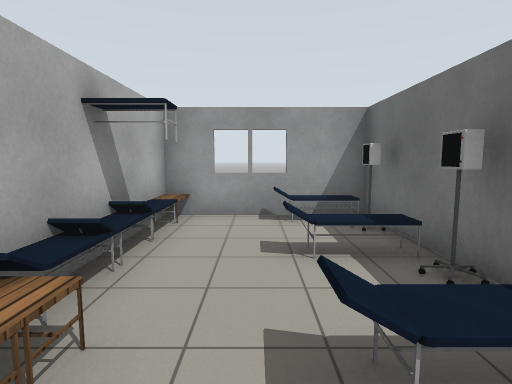
[1] (above)

19 first-person views from a walk through a Gazebo world. The camera is 1.3 m above the floor, tilts 6° down and sees 80° across. The floor is counted in squares, 1 m on a side. Each view is taken from the middle of a square. On the plan, view 1 faces up. The plan holds only what a view shows up to about 14 squares ahead; the rest is blank. Surface patterns are stand-ins for the level's own textures.

[2]
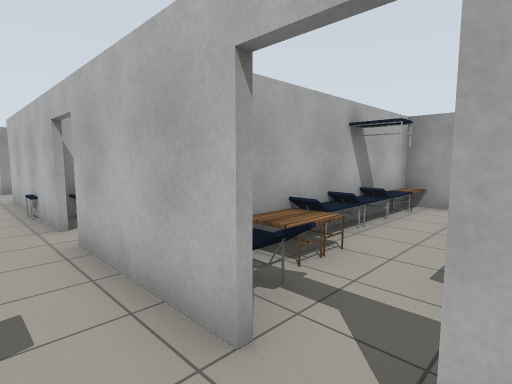

[3]
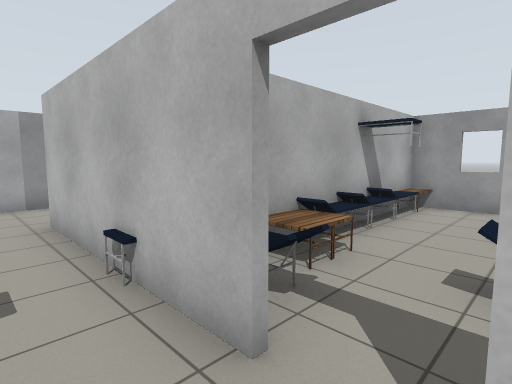

[4]
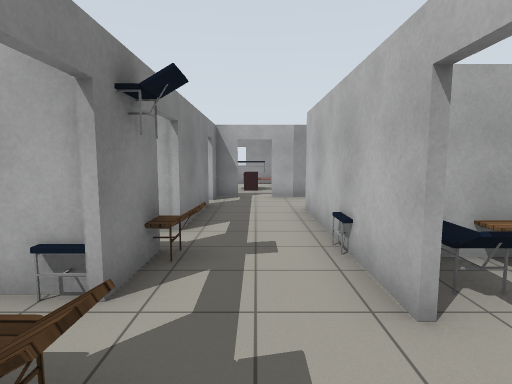

[5]
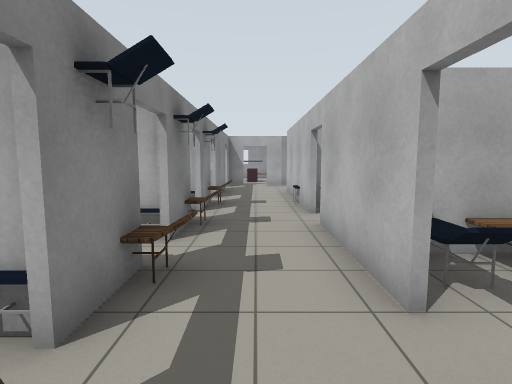

[6]
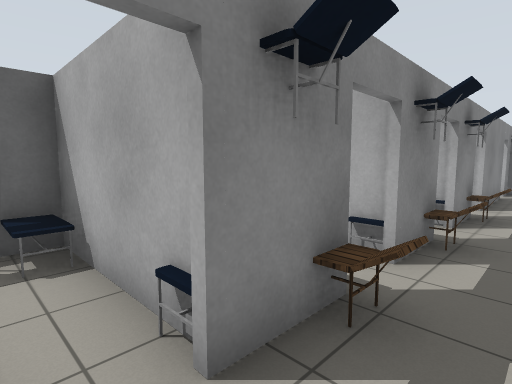

[7]
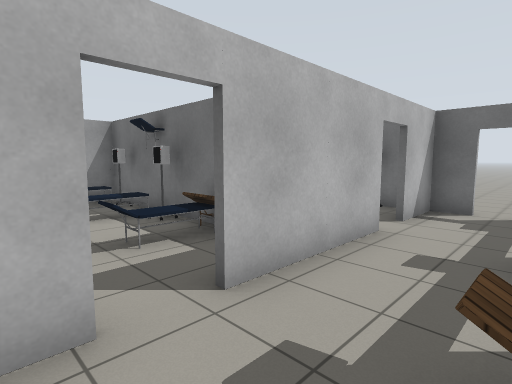

[8]
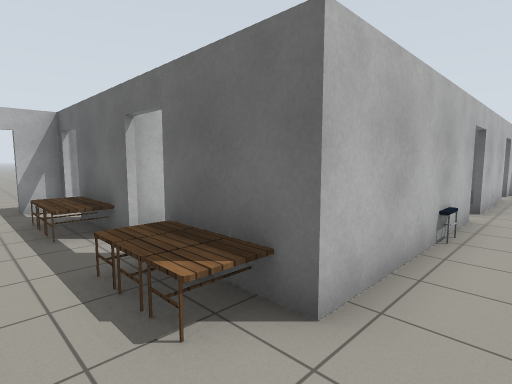

[9]
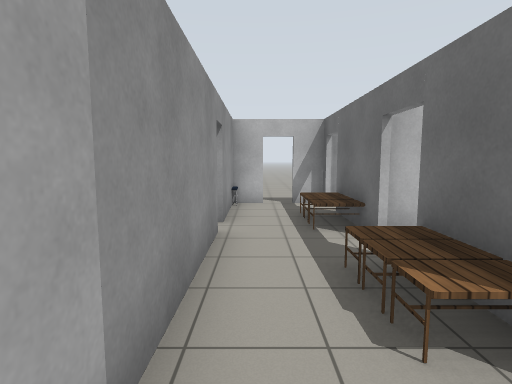

[10]
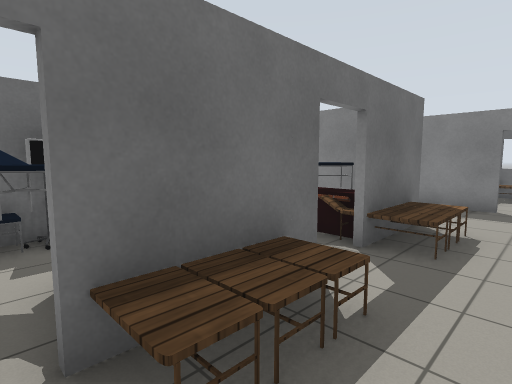

[11]
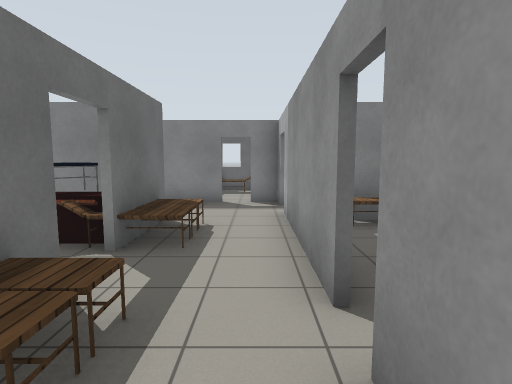

[12]
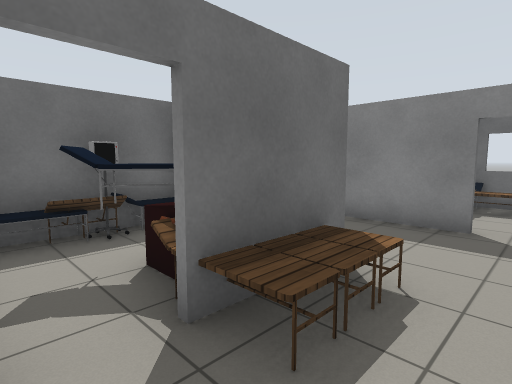

[13]
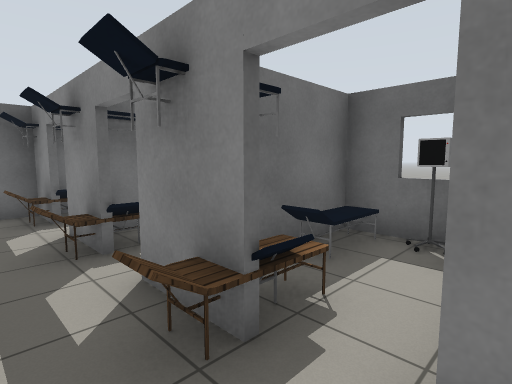

[14]
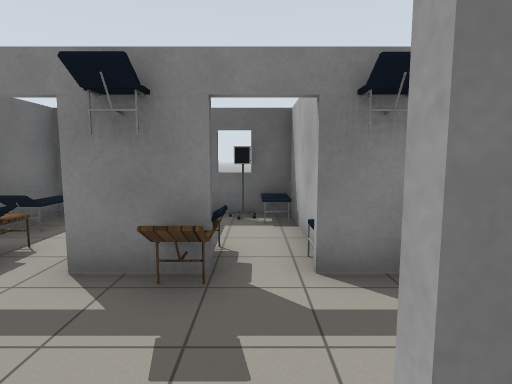

[15]
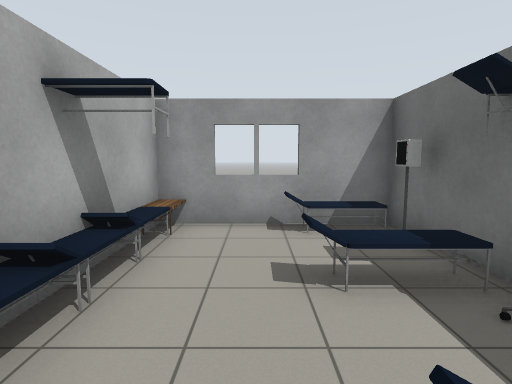

[16]
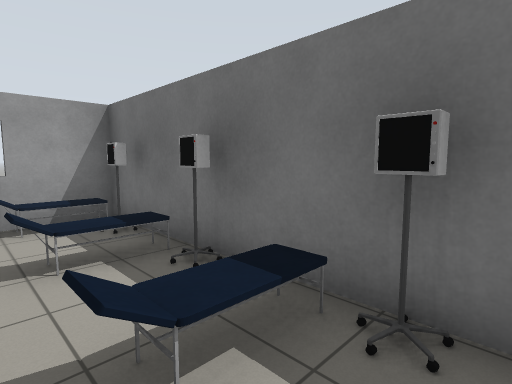

[17]
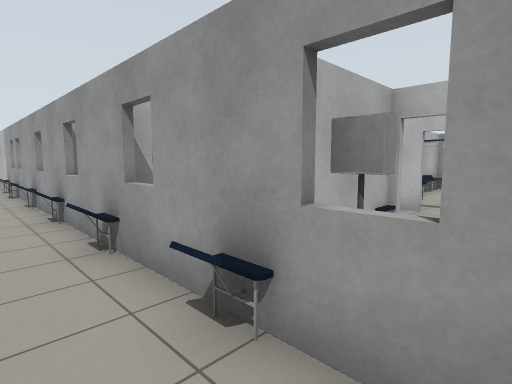

[18]
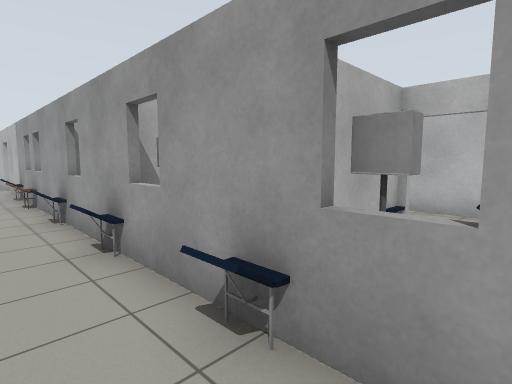

[19]
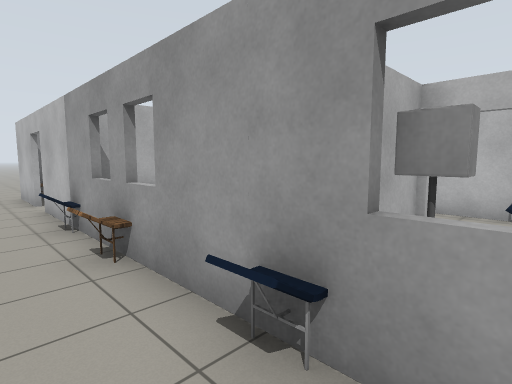

### Floor plan
Points are (right, up) in squares from view 1. A wall is a line through its corners. A room is listed if a view was taken in it or the views show most of it. See-through windows are left out.
Room 1 (views 1, 10, 11, 12, 14, 15, 16)
walls: (-2.3, 2.4) (-2.3, 3.5); (-2.1, 3.5) (-2.1, 2.4); (-2.3, 5.4) (-2.3, 6.5); (-5.3, -0.7) (-5.9, -0.7); (-2.1, 6.5) (-2.1, 5.4); (-4.5, 7.2) (-6.5, 7.2); (-2.5, 7.2) (-3.5, 7.2); (-0.4, -0.7) (-1.6, -0.7); (0.4, 7.2) (-1.5, 7.2); (2.6, 3.4) (2.6, 7.2) (1.4, 7.2); (-11, 2.9) (-11, 3.6); (2.6, 0.1) (2.6, 1.5); (-10.5, 7.2) (-12, 7.2); (-13.7, 3.5) (-13.7, 2.5); (-12.8, 7.2) (-13.5, 7.2); (-13.7, 5.4) (-13.7, 4.3)
ways out: open door at (-4.5, -1) to room 3; opening at (-1, -1) to room 4; open door at (0, -1) to room 4; opening at (-6.5, -1) to room 5; opening at (-12.5, 3) to room 6; open door at (-11, 3) to room 6; opening at (3, 2.5); open door at (-14, 4); open door at (-12.5, 7); open door at (-11, 6)
objects: chair (-12, 4) to (-11, 4); chair (-12, 5) to (-11, 5); TV (-9, 5) to (-9, 6); other object (-8, -1) to (-7, 0); monitor (-8, 1); chair (-8, 2) to (-6, 2); sofa (-8, 3) to (-7, 3); monitor (-8, 5); sofa (-8, 6) to (-7, 6); chair (-7, 1) to (-6, 1); TV (-7, 4) to (-6, 4); other object (-7, 5); table (-6, 0); bed (-4, 2); bed (-4, 4) to (-3, 4); chair (-3, 2) to (-1, 2); monitor (-3, 3); monitor (-3, 6); table (-2, 0) to (-1, 0); chair (-2, 1) to (-1, 1); TV (-2, 4) to (-1, 4); other object (-2, 5); bed (1, 2) to (2, 2); bed (1, 4) to (2, 4); monitor (2, 1); monitor (2, 3); monitor (2, 6)
Room 2 (views 2, 5, 6, 17, 18, 19)
walls: (-0.4, -7.4) (-1.5, -7.4); (2, -7.4) (1.5, -7.4); (-3.4, -7.4) (-7.4, -7.4); (-0.1, -3.4) (-0.1, -6.5); (2.6, -0.7) (0.6, -0.7)
ways out: opening at (0, -2) to room 4; open door at (0, -3.5) to room 4; opening at (-6.5, -8.5); opening at (4, -2); open door at (3, -2)
objects: table (-5, -8); table (-3, -8) to (-2, -6); monitor (-2, -7); table (0, -8) to (1, -6); monitor (1, -7); chair (1, -4) to (2, -3); TV (2, -4); other object (3, -4)
Room 3 (view 3)
walls: (-4.5, -3.4) (-3, -3.4); (-3.1, -6.5) (-3.1, -4.9); (-5.8, -4.4) (-5.8, -7.2) (-3.5, -7.2)
ways out: open door at (-4.5, -1) to room 1; opening at (-2.5, -2) to room 4; open door at (-2.7, -3.3) to room 4; opening at (-5, -2) to room 5; open door at (-5, -3.5) to room 5
objects: monitor (-5, -7); bed (-4, -6) to (-4, -5); TV (-4, -4); chair (-4, -3)
Room 4 (view 4)
walls: (-1.8, -3.4) (0.1, -3.4); (-3, -3.4) (-3, -6.6); (-0.3, -6.5) (-0.3, -4); (-1.6, -0.7) (-4.3, -0.7)
ways out: opening at (-1, -1) to room 1; open door at (0, -1) to room 1; opening at (0, -2) to room 2; open door at (0, -3.5) to room 2; opening at (-2.5, -2) to room 3; open door at (-2.7, -3.3) to room 3
objects: chair (-2, -4) to (-1, -3); bed (-1, -6) to (-1, -5); TV (-1, -4)
Room 5 (views 7, 13)
walls: (-8.7, -3.4) (-8.7, -5); (-7.4, -0.7) (-9.4, -0.7)
ways out: opening at (-6.5, -1) to room 1; opening at (-5, -2) to room 3; open door at (-5, -3.5) to room 3; opening at (-10, -2) to room 6; open door at (-8, -3.5)
objects: chair (-7, -4) to (-7, -3); TV (-6, -4)
Room 6 (views 8, 9)
walls: (-9.8, -0.5) (-8.6, -0.5); (-9.4, -0.7) (-10.9, -0.7); (-10.1, 3.3) (-10.8, 3.3); (-12, -3.4) (-8.7, -3.4); (-13.7, 2.5) (-13.7, -1.5); (-13.7, -3.4) (-12.8, -3.4)
ways out: opening at (-12.5, 3) to room 1; open door at (-11, 3) to room 1; opening at (-10, -2) to room 5; opening at (-10, -3.5); open door at (-14.3, -1.3); open door at (-12.5, -3.5)
objects: chair (-12, 0) to (-11, 0); chair (-12, 1) to (-11, 2); other object (-10, 0); chest of drawers (-10, 1); TV (-10, 1) to (-9, 2)

Positions as (right, up) in squares from view 1, and headings:
1: (0, 0), facing up
2: (1, -2), facing up-left
3: (-4, -2), facing up-left
4: (-3, -2), facing left
5: (2, -2), facing left
6: (1, -2), facing down-left
7: (-6, -3), facing up-right
8: (-13, -2), facing up-right
9: (-13, -2), facing up
10: (-13, 6), facing down-right
11: (-13, 6), facing down
12: (-13, 3), facing down-right
13: (-6, -2), facing down-right
14: (-5, 0), facing down
15: (-5, 1), facing up
16: (0, 0), facing up-right
17: (2, -9), facing up-left
18: (-1, -9), facing up-left
19: (-7, -9), facing up-left
